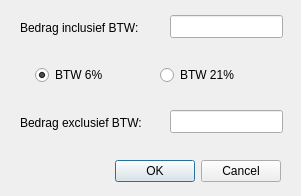
<?xml version="1.0" encoding="UTF-8"?>
<ui version="4.0">
 <class>BerekenBTW</class>
 <widget class="QDialog" name="BerekenBTW">
  <property name="windowModality">
   <enum>Qt::WindowModal</enum>
  </property>
  <property name="geometry">
   <rect>
    <x>0</x>
    <y>0</y>
    <width>301</width>
    <height>196</height>
   </rect>
  </property>
  <property name="windowTitle">
   <string>BTW Calculator</string>
  </property>
  <widget class="QDialogButtonBox" name="buttonBox">
   <property name="geometry">
    <rect>
     <x>10</x>
     <y>155</y>
     <width>271</width>
     <height>32</height>
    </rect>
   </property>
   <property name="orientation">
    <enum>Qt::Horizontal</enum>
   </property>
   <property name="standardButtons">
    <set>QDialogButtonBox::Cancel|QDialogButtonBox::Ok</set>
   </property>
  </widget>
  <widget class="QLabel" name="label">
   <property name="geometry">
    <rect>
     <x>20</x>
     <y>20</y>
     <width>146</width>
     <height>16</height>
    </rect>
   </property>
   <property name="text">
    <string>Bedrag inclusief BTW:</string>
   </property>
  </widget>
  <widget class="QLabel" name="label_2">
   <property name="geometry">
    <rect>
     <x>20</x>
     <y>115</y>
     <width>146</width>
     <height>16</height>
    </rect>
   </property>
   <property name="text">
    <string>Bedrag exclusief BTW:</string>
   </property>
  </widget>
  <widget class="QLineEdit" name="tbIncl">
   <property name="geometry">
    <rect>
     <x>170</x>
     <y>15</y>
     <width>113</width>
     <height>23</height>
    </rect>
   </property>
  </widget>
  <widget class="QLineEdit" name="tbExcl">
   <property name="geometry">
    <rect>
     <x>170</x>
     <y>110</y>
     <width>113</width>
     <height>23</height>
    </rect>
   </property>
  </widget>
  <widget class="QRadioButton" name="rbtn6">
   <property name="geometry">
    <rect>
     <x>35</x>
     <y>65</y>
     <width>104</width>
     <height>20</height>
    </rect>
   </property>
   <property name="text">
    <string>BTW 6%</string>
   </property>
   <property name="checked">
    <bool>true</bool>
   </property>
  </widget>
  <widget class="QRadioButton" name="rbtn21">
   <property name="geometry">
    <rect>
     <x>160</x>
     <y>65</y>
     <width>104</width>
     <height>20</height>
    </rect>
   </property>
   <property name="text">
    <string>BTW 21%</string>
   </property>
  </widget>
 </widget>
 <resources/>
 <connections>
  <connection>
   <sender>buttonBox</sender>
   <signal>accepted()</signal>
   <receiver>BerekenBTW</receiver>
   <slot>accept()</slot>
   <hints>
    <hint type="sourcelabel">
     <x>248</x>
     <y>254</y>
    </hint>
    <hint type="destinationlabel">
     <x>157</x>
     <y>274</y>
    </hint>
   </hints>
  </connection>
  <connection>
   <sender>buttonBox</sender>
   <signal>rejected()</signal>
   <receiver>BerekenBTW</receiver>
   <slot>reject()</slot>
   <hints>
    <hint type="sourcelabel">
     <x>316</x>
     <y>260</y>
    </hint>
    <hint type="destinationlabel">
     <x>286</x>
     <y>274</y>
    </hint>
   </hints>
  </connection>
 </connections>
</ui>
